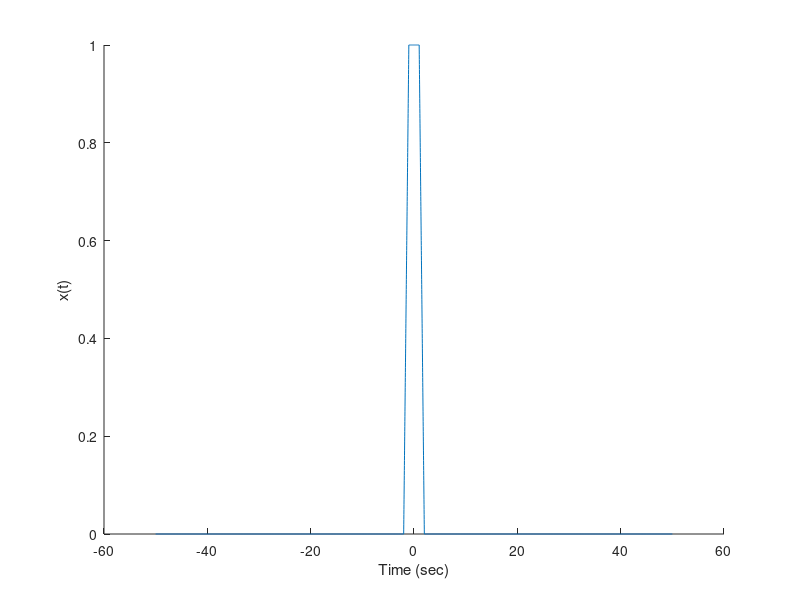
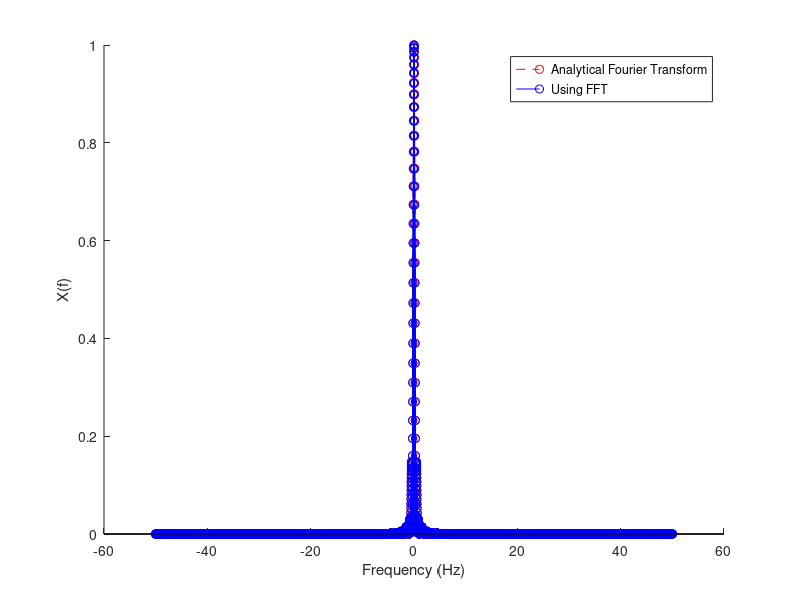
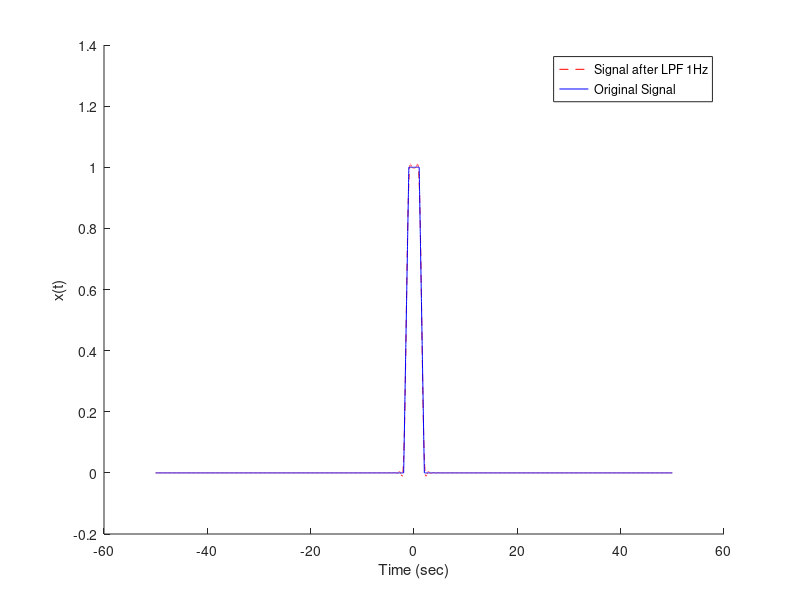
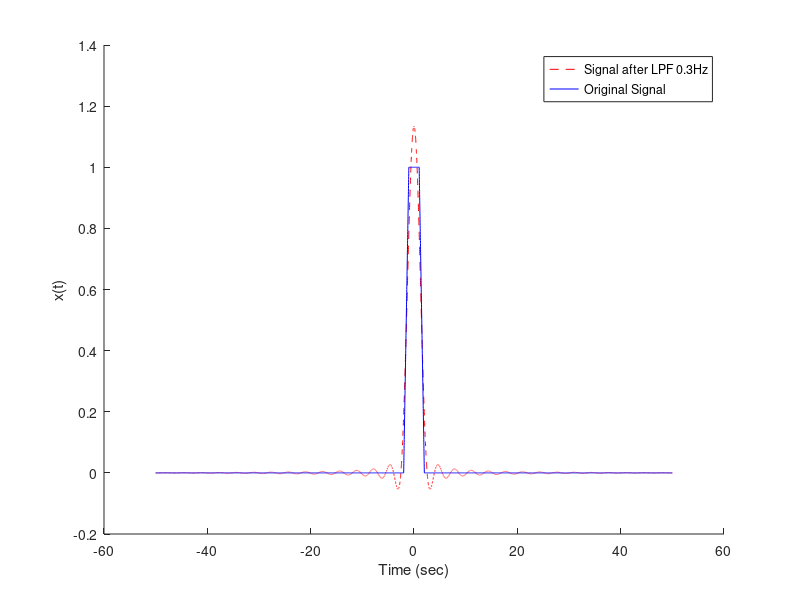

The MATLAB source for these figures, in order:
# clear command window
clc;
# remove all variables from workspace
clear
# close all figures
close all
# importing signal package
pkg load signal


%%%%%% Frequencies initialization %%%%%%
# carrier frequency initialization
fc=1e4; #10KHz

%%%%%% Frequency domain %%%%%%
# df=fs/N
df=0.01; #resolution 0.01Hz
# sampling frequency, inverse of sampling tinme
fs=100; #100Hz

%%%%%% Time and frequency definition %%%%%%
# time step
ts= 1/fs;
# T is the simulation time
T=1/df;
# Number of time samples
N=ceil(T/ts);
# time vector
t= -N*ts/2:ts:N*ts/2-ts;

# frequency vector
if(rem(N,2)==0) #even
  f= -(0.5*fs): df : (0.5*fs-df);
else #odd
  f= -(0.5*fs-0.5*df): df : (0.5*fs-0.5*df);
end


%%%%%%%%%%%%%%%%%%%%%%%%%%%%%%%%%%%%%%%%%%%%%%%%%%%%%%%%%%%%%%%%%%%%%%%%%%%%%%%
# q1 plot function x(t)
%adding linear part
%getting indices
x=zeros(size(t));
less_neg1=(t<-1) & (t>=-2);
more_pos1=(t>1)&(t<=2);
x(less_neg1)=t(less_neg1)+2*ones(size(t(less_neg1))); %2+t graph
x(more_pos1)=-t(more_pos1)+2*ones(size(t(more_pos1))); %2-t graph
x((t>=-1) & (t<=1))=ones(size(t(t>=-1&t<=1)));


figure(1);
plot(t,x);
xlabel("Time (sec)");
ylabel("x(t)");
box off;

%%%%%%%%%%%%%%%%%%%%%%%%%%%%%%%%%%%%%%%%%%%%%%%%%%%%%%%%%%%%%%%%%%%%%%%%%%%%%%
# q2
% manual fft
analytic_X=sinc(f).*sin(1.5*2*pi*f)./(2*pi*f);
figure(2);
stem(f,abs(analytic_X)/max(analytic_X),"--r");


# q3
# fourier transform of m(t) --> M(f)
X=fftshift(fft(x,N)/N); %since it's an even function scaled by 1/N
figure(2)
hold on;
stem(f,abs(X)/max(X),"-b");
xlabel("Frequency (Hz)");
ylabel("X(f)");
legend("Analytical Fourier Transform","Using FFT");
box off;

%%%%%%%%%%%%%%%%%%%%%%%%%%%%%%%%%%%%%%%%%%%%%%%%%%%%%%%%%%%%%%%%%%%%%%%%%%%%%%
% q4: Band Width
Energy_from_freq=sum(abs(X).^2)*df;
# by looking at both variables values in workspace we can verify parseval's theorem.

%%%%%% Finding Band Width %%%%%%%%%%
# we first have to find f=0
index_f0=find(f==0);
# Initializing accumulate energy
Energy_acc=0;
for index_f= index_f0:length(f)
  # we multiply by 2 to use the property of even function
  Energy_acc+=2*(abs(X(index_f)).^2)*df;
  # comparing it to 95% of total energy
  if(Energy_acc>=0.95*Energy_from_freq)
    BW=f(index_f);
    break
  end
end

%%%%%%%%%%%%%%%%%%%%%%%%%%%%%%%%%%%%%%%%%%%%%%%%%%%%%%%%%%%%%%%%%%%%%%%%%%%%%
%%%%%%%% Ideal LPF %%%%%%%%%%
%% q5: Ideal LPF 1Hz
lpf_1hz= abs(f)<1; % ones only if value less than 1hz
X_filtered=X.*lpf_1hz;
x_filtered=ifft(ifftshift(X_filtered)*N);
%%%%% Plotting filtered vs original signal %%%%%%%%
figure(3);
plot(t, x_filtered, "--r");
xlabel("Time (sec)");
ylabel("x(t)");
hold on;
plot(t,x,"-b");
legend("Signal after LPF 1Hz","Original Signal");
box off;

%%%%%%%%%%%%%%%%%%%%%%%%%%%%%%%%%%%%%%%%%%%%%%%%%%%%%%%%%%%%%%%%%%%%%%%%%%%%%
%%%%%%%% Ideal LPF %%%%%%%%%%
%% q5: Ideal LPF 0.3Hz
lpf= abs(f)<0.3; % ones only if value less than 0.3hz
X_filtered=X.*lpf;
x_filtered=ifft(ifftshift(X_filtered)*N);
%%%%% Plotting filtered vs original signal %%%%%%%%
figure(4);
plot(t, x_filtered, "--r");
xlabel("Time (sec)");
ylabel("x(t)");
hold on;
plot(t,x,"-b");
legend("Signal after LPF 0.3Hz","Original Signal");
box off;
